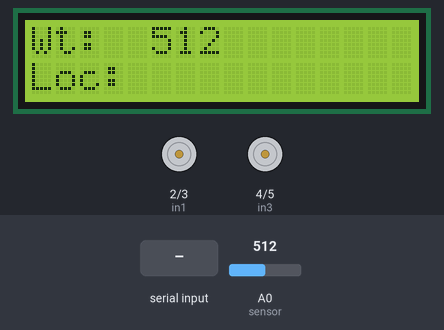
The sketch below on a simulated Arduino Uno, built with avr-gcc and run on an emulated ATmega328P. On the bench: 16×2 character LCD, motor-driver pin pairs drawn as motors (green arrow = first pin HIGH = forward, orange = second pin HIGH = backward, longer = more drive). The inputs (shaded band) are chosen by the test bench; at power-on: A0 (sensor) = 512. What the sketch prints to the serial monitor is not drawn.

Above: at 1.2 s.
1.3 s: byte 49 ('1') received over Serial
At 2.7 s:
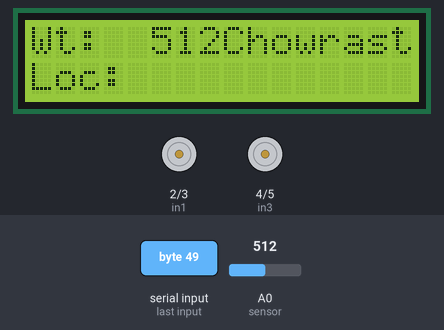
3.5 s: A0 (sensor) set to 992
At 6.2 s:
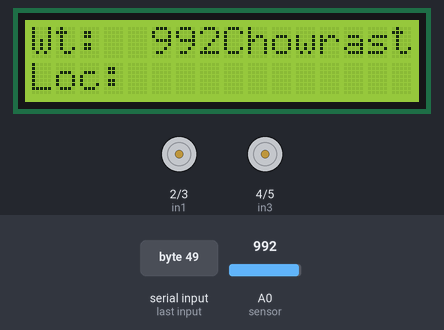
6.5 s: A0 (sensor) set to 1015
At 9.1 s:
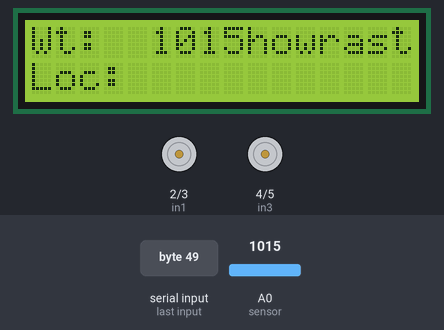
9.5 s: byte 49 ('1') received over Serial
At 10.8 s:
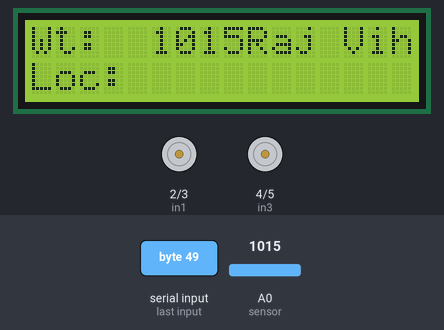
11.5 s: "F" received over Serial
At 12.6 s:
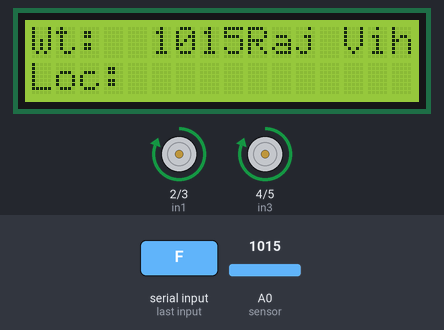
13.5 s: "B" received over Serial
At 15.5 s:
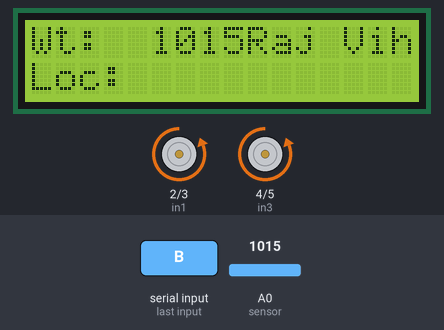
Timing chart, 0 to 16.6 s (numbered marks = the images above; inputs shaded):
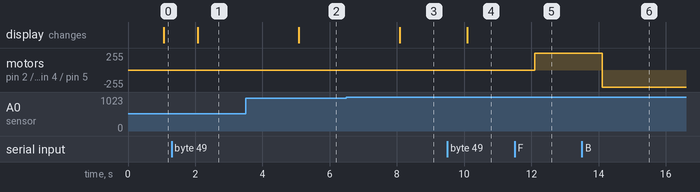

Measured:
- the behaviour switches between 999 and 1000 on A0 (sensor) (found by bisection; images 2 and 3)
- after the input at 1.3 s, the display: changes after 0.77 s (image 1)
- after the input at 3.5 s, the display: changes after 1.6 s (image 2)
- after the input at 6.5 s, the display: changes after 1.6 s (image 3)
- after the input at 9.5 s, the display: changes after 0.59 s (image 4)
- after the input at 11.5 s, motor on pin 2 (in1) / pin 3 (in2), motor on pin 4 (in3) / pin 5 (in4): stopped → forward 255/255 after 0.60 s
- after the input at 13.5 s, motor on pin 2 (in1) / pin 3 (in2), motor on pin 4 (in3) / pin 5 (in4): forward 255/255 → backward 255/255 after 0.60 s

The sketch:

exterminators-robot.ino
```cpp
#include <LiquidCrystal.h>
LiquidCrystal lcd(6,7,8,9,10,11);
String locs[]={"Chowrasta","Raj Vihar","C Camp   "};
int i=0;
int in1=2;
int in2=3;
int in3=4;
int in4=5;
int sensor=A0;

void setup() {
  lcd.begin(16,2);
  pinMode(sensor,INPUT);
  pinMode(in1,OUTPUT);
  pinMode(in2,OUTPUT);
  pinMode(in3,OUTPUT);
  pinMode(in4,OUTPUT);
  Serial.begin(9600);

}

void loop() {
  lcd.setCursor(0,1);
  lcd.print("Loc: ");
  lcd.setCursor(0,0);
  lcd.print("Wt: ");
  int m=analogRead(sensor);
  int loadValue=map(m,160,420,0,5000);
  Serial.print("#");
  Serial.print(m);
  Serial.println("#");
  delay(1000);
  lcd.setCursor(5,0);
  lcd.print(m);
  while(Serial.available()) {
    char ch=Serial.read();
    if(ch=='F' || ch=='f') {
      forward();
    } else if(ch=='B' || ch=='b') {
      backward();
    } else if(ch=='L' || ch=='l') {
      leftward();
    } else if(ch=='R' || ch=='r') {
      rightward();
    } else if(ch=='S' || ch=='s') {
      stoprobot();
    } else if(ch=='1') {
      lcd.print(locs[i]);
      i++;
      if(i>2)
        i=0;
    }
  }
}

void forward() {
  Serial.println("Forward");
  digitalWrite(in1,1);
  digitalWrite(in2,0);
  digitalWrite(in3,1);
  digitalWrite(in4,0);
}

void backward() {
  Serial.println("Backward");
  digitalWrite(in1,0);
  digitalWrite(in2,1);
  digitalWrite(in3,0);
  digitalWrite(in4,1);
}

void leftward() {
  Serial.println("Leftward");
  digitalWrite(in1,0);
  digitalWrite(in2,0);
  digitalWrite(in3,1);
  digitalWrite(in4,0);
}

void rightward() {
  Serial.println("Rightward");
  digitalWrite(in1,1);
  digitalWrite(in2,0);
  digitalWrite(in3,0);
  digitalWrite(in4,0);
}

void stoprobot() {
  Serial.println("Stop");
  digitalWrite(in1,0);
  digitalWrite(in2,0);
  digitalWrite(in3,0);
  digitalWrite(in4,0);
}
```
